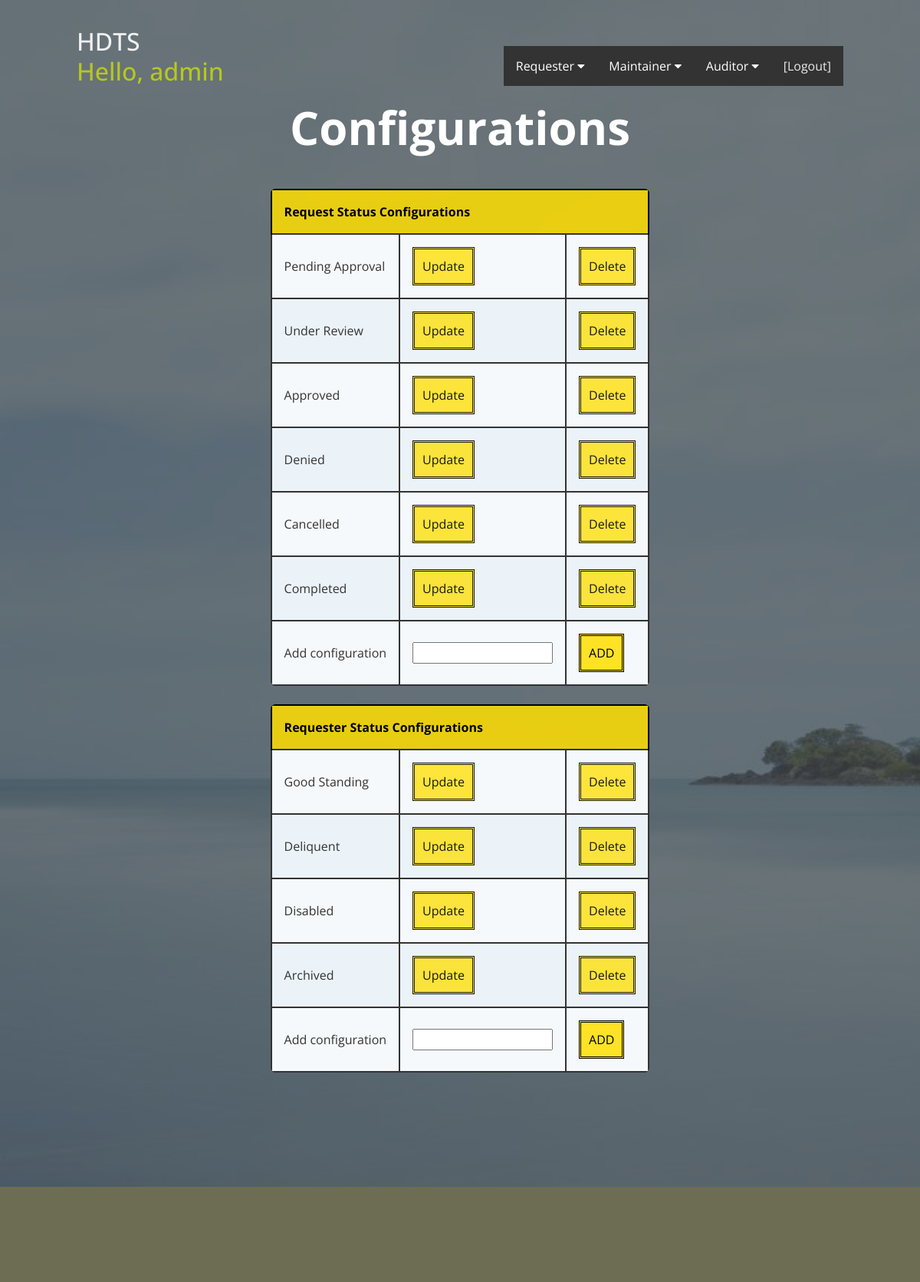
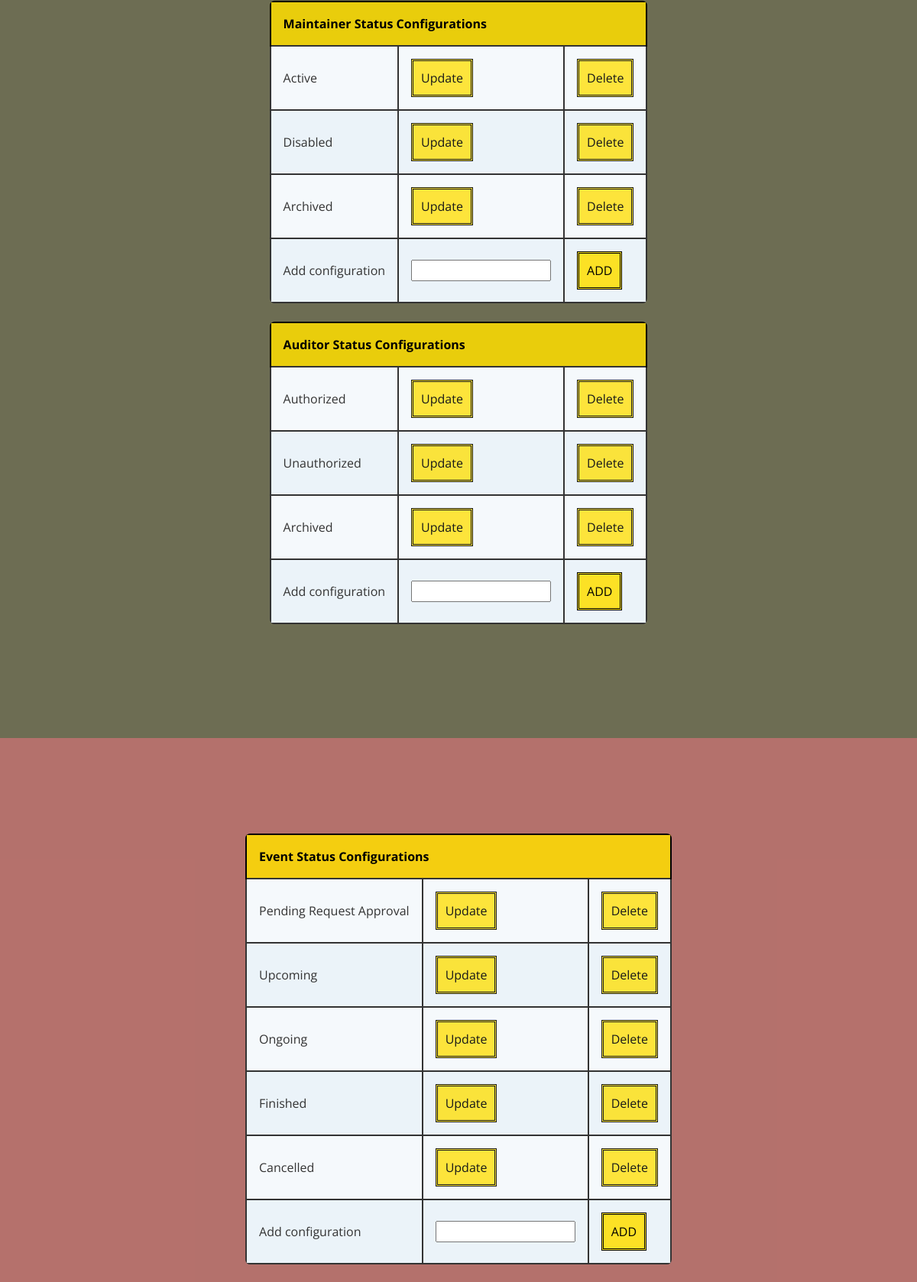
The page /maintainer_configurations/ (signed in, upper part) on the database its author committed (2 pictures, top to bottom).
### website/models.py (models this page shows)
class RequestStatusChoice(models.Model):
    choice = models.CharField(max_length=300)
    def __str__(self):
        return self.choice

class RequesterStatusChoice(models.Model):
    choice = models.CharField(max_length=300)
    def __str__(self):
        return self.choice

class MaintainerStatusChoice(models.Model):
    choice = models.CharField(max_length=300)
    def __str__(self):
        return self.choice

class AuditorStatusChoice(models.Model):
    choice = models.CharField(max_length=300)
    def __str__(self):
        return self.choice

class EventStatusChoice(models.Model):
    choice = models.CharField(max_length=300)
    def __str__(self):
        return self.choice

### website/decorators.py (the view)
        def wrapper_func(request, *args, **kwargs):
            groups = []
            if request.user.groups.exists():
                for group in request.user.groups.all():
                    groups.append(group.name)
            check_true = any(group_names in groups for group_names in allowed_roles)
            if check_true:
                return view_func(request, *args, **kwargs)
            else:
                return HttpResponse("You are not authorized to view this page")

### website/forms.py
class CreateOrUpdateRequestStatusChoiceForm(ModelForm):
    class Meta:
        model = RequestStatusChoice
        fields = '__all__'

class CreateOrUpdateRequesterStatusChoiceForm(ModelForm):
    class Meta:
        model = RequesterStatusChoice
        fields = '__all__'

### website/models.py (called while the page is built)
    def __str__(self):
        return self.choice

    def __str__(self):
        return self.choice

    def __str__(self):
        return self.choice

    def __str__(self):
        return self.choice

    def __str__(self):
        return self.choice

    def __str__(self):
        return self.choice

### website/templates/pages/maintainer_configurations.html (shortened to what this page needs)
{% extends 'pages/base.html' %}
{% load static %}
{% block mainBody %}
<section class="hero">
    <div class="background-image" style="background-image: url({% static 'assets/img/island.jpg' %});"></div>
    <h1>Configurations</h1>
    <br>
    <table class="rwd-table">
        <tr>
            <th colspan=3>Request Status Configurations</th>
        </tr>
        {% for field in request_status_choice %}
        <tr>
            <td>{{field}}</td>
            <td>
                <a class="submit-button" href="{% url 'u_configurations_request_status_choice' field.id %}">Update</a>
            </td>
            <td>
                <a class="submit-button" href="{% url 'd_configurations_request_status_choice' field.id %}">Delete</a>
            </td>
        </tr>
        {%endfor%}
        <form method="POST">
            <tr>
                <td>Add configuration</td>
                <td>{{request_status_choice_form.choice}}</td>
                <td><input name="config1" type="submit" class="submit-button" value="ADD"></td>
            </tr>
        </form>
    </table>
    <br>
    <table class="rwd-table">
        <tr>
            <th colspan=3>Requester Status Configurations</th>
        </tr>
        {% for field in requester_status_choice %}
        <tr>
            <td>{{field}}</td>
            <td>
                <a class="submit-button" href="{% url 'u_configurations_requester_status_choice' field.id %}">Update</a>
            </td>
            <td>
                <a class="submit-button" href="{% url 'd_configurations_requester_status_choice' field.id %}">Delete</a>
            </td>
        </tr>
        {%endfor%}
        <form method="POST">
            <tr>
                <td>Add configuration</td>
                <td>{{requester_status_choice_form.choice}}</td>
                <td><input name="config2" type="submit" class="submit-button" value="ADD"></td>
            </tr>
        </form>
    </table>
    <br>
</section>
<section class="custom1">
    <table class="rwd-table">
        <tr>
            <th colspan=3>Maintainer Status Configurations</th>
        </tr>
        {% for field in maintainer_status_choice %}
        <tr>
            <td>{{field}}</td>
            <td>
                <a class="submit-button"
                   href="{% url 'u_configurations_maintainer_status_choice' field.id %}">Update</a>
            </td>
            <td>
                <a class="submit-button"
                   href="{% url 'd_configurations_maintainer_status_choice' field.id %}">Delete</a>
            </td>
        </tr>
        {%endfor%}
        <form method="POST">
            <tr>
                <td>Add configuration</td>
                <td>{{maintainer_status_choice_form.choice}}</td>
                <td><input name="config3" type="submit" class="submit-button" value="ADD"></td>
            </tr>
        </form>
    </table>
    <br>
    <table class="rwd-table">
        <tr>
            <th colspan=3>Auditor Status Configurations</th>
        </tr>
        {% for field in auditor_status_choice %}
        <tr>
            <td>{{field}}</td>
            <td>
                <a class="submit-button" href="{% url 'u_configurations_auditor_status_choice' field.id %}">Update</a>
            </td>
            <td>
                <a class="submit-button" href="{% url 'd_configurations_auditor_status_choice' field.id %}">Delete</a>
            </td>
        </tr>
        {%endfor%}
        <form method="POST">
            <tr>
                <td>Add configuration</td>
                <td>{{auditor_status_choice_form.choice}}</td>
                <td><input name="config4" type="submit" class="submit-button" value="ADD"></td>
            </tr>
        </form>
    </table>
    <br>
</section>
<section class="custom2">
    <table class="rwd-table">
        <tr>
            <th colspan=3>Event Status Configurations</th>
        </tr>
        {% for field in event_status_choice %}
        <tr>
            <td>{{field}}</td>
            <td>
                <a class="submit-button" href="{% url 'u_configurations_event_status_choice' field.id %}">Update</a>
            </td>
            <td>
                <a class="submit-button" href="{% url 'd_configurations_event_status_choice' field.id %}">Delete</a>
            </td>
        </tr>
        {%endfor%}
        <form method="POST">
            <tr>
                <td>Add configuration</td>
                <td>{{event_status_choice_form.choice}}</td>
                <td><input name="config5" type="submit" class="submit-button" value="ADD"></td>
            </tr>
        </form>
    </table>
    <br>
    <br>
</section>
{% endblock %}

### website/templates/pages/base.html (shortened to what this page needs)
{% load static %}
<!DOCTYPE html>
<html>
<head>
    <link href="https://cdn.jsdelivr.net/npm/bootstrap@5.1.3/dist/css/bootstrap.min.css" rel="stylesheet">
    <link rel="stylesheet" href="http://maxcdn.bootstrapcdn.com/font-awesome/4.6.0/css/font-awesome.min.css">
    <link rel="stylesheet" type="text/css" href="https://cdn.datatables.net/v/bs5/jq-3.6.0/jszip-2.5.0/dt-1.11.5/af-2.3.7/b-2.2.2/b-colvis-2.2.2/b-html5-2.2.2/b-print-2.2.2/cr-1.5.5/date-1.1.2/fc-4.0.2/fh-3.2.2/kt-2.6.4/r-2.2.9/rg-1.1.4/rr-1.2.8/sc-2.0.5/sb-1.3.2/sp-2.0.0/sl-1.3.4/sr-1.1.0/datatables.min.css"/>
    <link rel="stylesheet" href="{% static 'assets/css/styles2.css' %}">
</head>
<body>
<header>
    <h2><a href="{% url 'base' %}">HDTS</a>
        {% if request.user.is_authenticated %}
        <a href="{% url 'profilePage' %}">
            <p style="text-align:center;">
            <span style="color:rgba(201, 219, 10, 0.9);">Hello, {{request.user.first_name}}</span>
        </p>
        {% endif %}
        </a>
    </h2>
    {% block navbar %}
    {% if request.user.is_authenticated %}
    {% include 'pages/navbar_base.html' %}
    {% endif %}
    {% endblock %}
</header>
{% block mainBody %}{% endblock %}
</body>
</html>

### static/assets/css/styles2.css (style rules this page uses)
* { margin: 0; padding: 0; box-sizing: border-box; }
html { font: normal 16px sans-serif; color: #555; }
a { text-decoration: none; color: inherit; cursor: pointer; opacity: 0.9; }
section { display: flex; flex-direction: column; align-items: center; padding: 125px 100px; }
header { position: absolute; top: 0; left: 0; z-index: 10; width: 100%; display: flex; justify-content: space-between; align-items: center; color: #fff; padding: 35px 100px 0; }
header h2 { font-family: 'Quicksand', sans-serif; }
.hero { position: relative; justify-content: center; min-height: 100vh; color: #fff; text-align: center; }
.hero .background-image { position: absolute; top: 0; left: 0; width: 100%; height: 100%; background-size: cover; background-color: #2196F3; z-index: -1; }
.hero .background-image:after { content: ''; position: absolute; top: 0; left: 0; width: 100%; height: 100%; background-color: #414a4f; opacity: 0.75; }
.hero h1 { font: bold 60px 'Open Sans', sans-serif; margin-bottom: 15px; }
.custom1 { color: white; background-color: rgba(73, 73, 40, 0.8); }
.custom2 { color: black; background-color: rgba(131, 19, 10, 0.6); }
* { font-family: 'Open Sans', sans-serif; }
.rwd-table { margin: auto; min-width: 300px; max-width: 100%; border-collapse: collapse; }
.rwd-table tr:first-child { background: rgba(255, 222, 0, 0.85); color: black; }
.rwd-table tr { background-color: #f5f9fc; }
.rwd-table tr:nth-child(odd):not(:first-child) { background-color: #ebf3f9; }
.rwd-table th { display: none; border-top: 2px solid black; border-left: 2px solid black; border-right: 2px solid black; }
.rwd-table td { display: block; border: 2px solid; }
.rwd-table td:first-child { margin-top: .5em; }
.rwd-table td:last-child { margin-bottom: .5em; }
.rwd-table td:before { font-weight: bold; width: 120px; display: inline-block; color: #000; }
.rwd-table th, .rwd-table td { text-align: left; }
.rwd-table { color: #333; border-radius: .4em; overflow: hidden; }
.rwd-table tr { border-color: #bfbfbf; }
.rwd-table th, .rwd-table td { padding: .5em 1em; }
@media screen and (min-width: 600px) { .rwd-table { border: none; } }
@media screen and (min-width: 600px) { .rwd-table td:before { display: none; } }
@media screen and (min-width: 600px) { .rwd-table th, .rwd-table td { display: table-cell; padding: .25em .5em; } }
@media screen and (min-width: 600px) { .rwd-table th:first-child, .rwd-table td:first-child { padding-left: 0; } }
@media screen and (min-width: 600px) { .rwd-table th:last-child, .rwd-table td:last-child { padding-right: 0; } }
@media screen and (min-width: 600px) { .rwd-table th, .rwd-table td { padding: 1em !important; } }
.submit-button { background-color: rgba(255, 222, 0, 0.85); border: double; color: black; padding: 10px; text-align: center; text-decoration: none; display: inline-block; font-size: 16px; cursor: pointer; }

### rows shown on the page
RequestStatusChoice: choice "Pending Approval"
RequestStatusChoice: choice "Under Review"
RequestStatusChoice: choice "Approved"
RequestStatusChoice: choice "Denied"
RequestStatusChoice: choice "Cancelled"
RequestStatusChoice: choice "Completed"
RequesterStatusChoice: choice "Good Standing"
RequesterStatusChoice: choice "Deliquent"
RequesterStatusChoice: choice "Disabled"
RequesterStatusChoice: choice "Archived"
MaintainerStatusChoice: choice "Active"
MaintainerStatusChoice: choice "Disabled"
MaintainerStatusChoice: choice "Archived"
AuditorStatusChoice: choice "Authorized"
AuditorStatusChoice: choice "Unauthorized"
AuditorStatusChoice: choice "Archived"
EventStatusChoice: choice "Pending Request Approval"
EventStatusChoice: choice "Upcoming"
EventStatusChoice: choice "Ongoing"
EventStatusChoice: choice "Finished"
EventStatusChoice: choice "Cancelled"

### other values the page prints
{{ request.user.first_name }} "admin"
